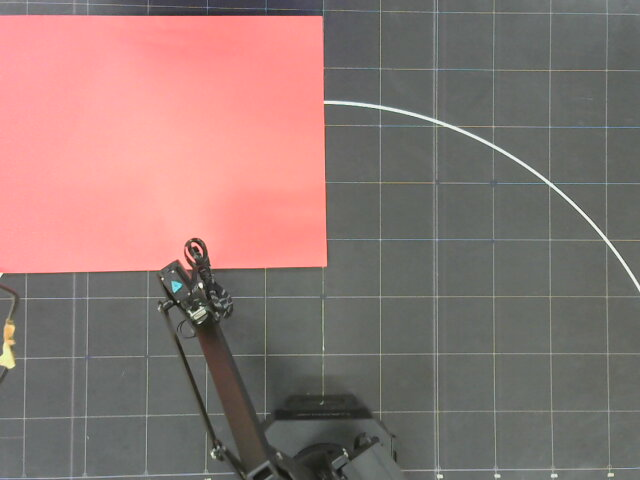
#> input picture Python/coin-sorter/backup/img/2018-04-16-195504.jpg, 640 x 480 px, given in place of the camera
$ python -i sorter.py   (imports and definitions only)   (older library calls are emulated)
#> lines starting #> are read from the running program, lines starting #| are printed output that depends on the picture
#> in findTarget, frame is the input picture: shape (480, 640, 3); mean B, G, R 115.8, 119.7, 142.3
### Python/coin-sorter/backup/import files/pyuf-master-mod1/uf/wrapper/swift_api.py
#!/usr/bin/env python3
# Software License Agreement (BSD License)
#
# Copyright (c) 2017, UFactory, Inc.
# All rights reserved.
#
# Author: Duke Fong <duke@ufactory.cc>


from time import sleep
from ..ufc import ufc_init
from ..swift import Swift
from ..utils.log import *
import re #custom package modification


# SERVO NUMBER INDEX
SERVO_BOTTOM = 0
SERVO_LEFT = 1
SERVO_RIGHT = 2
SERVO_HAND = 3

## EEPROM DATA TYPE INDEX
EEPROM_DATA_TYPE_BYTE = 1
EEPROM_DATA_TYPE_INTEGER = 2
EEPROM_DATA_TYPE_FLOAT = 4


class SwiftAPI():
    '''
    The API wrapper of swift and swift_pro
    default kwargs: dev_port = None, baud = 115200, filters = {'hwid': 'USB VID:PID=2341:0042'}
    '''
    def __init__(self, **kwargs):
        '''
        '''

        self._ufc = ufc_init()

        # init swift node:

        swift_iomap = {
            'pos_in':       'pos_to_dev',
            'pos_out':      'pos_from_dev',
            'buzzer':       'buzzer',
            'service':      'service',
            'gripper':      'gripper',
            'pump':         'pump',
            'limit_switch': 'limit_switch',
            'keys':         'keys',
            'key0':         'key0',
            'key1':         'key1',
            'ptc_sync':     'ptc_sync',
            'ptc_report':   'ptc_report',
            'ptc':          'ptc'
        }

        self._nodes = {}
        self._nodes['swift'] = Swift(self._ufc, 'swift', swift_iomap, **kwargs)


        # init swift_api node:

        self._ports = {
            'pos_to_dev':   {'dir': 'out', 'type': 'topic'},
            'pos_from_dev': {'dir': 'in', 'type': 'topic', 'callback': self._pos_from_dev_cb},
            'buzzer':       {'dir': 'out', 'type': 'topic'},
            'service':      {'dir': 'out', 'type': 'service'},
            'gripper':      {'dir': 'out', 'type': 'service'},
            'pump':         {'dir': 'out', 'type': 'service'},
            'limit_switch': {'dir': 'in', 'type': 'topic', 'callback': self._limit_switch_cb},
            'keys':         {'dir': 'out', 'type': 'service'},
            'key0':         {'dir': 'in', 'type': 'topic', 'callback': self._key0_cb},
            'key1':         {'dir': 'in', 'type': 'topic', 'callback': self._key1_cb},
            'ptc':          {'dir': 'out', 'type': 'service'}
        }

        self._iomap = {
            'pos_to_dev':   'pos_to_dev',
            'pos_from_dev': 'pos_from_dev',
            'buzzer':       'buzzer',
            'service':      'service',
            'gripper':      'gripper',
            'pump':         'pump',
            'limit_switch': 'limit_switch',
            'keys':         'keys',
            'key0':         'key0',
            'key1':         'key1',
            'ptc':          'ptc'
        }

        self.pos_from_dev_cb = None
        self.limit_switch_cb = None
        self.key0_cb = None
        self.key1_cb = None
        self._dev_info = None

        self._node = 'swift_api'
        self._logger = logging.getLogger(self._node)
        self._ufc.node_init(self._node, self._ports, self._iomap)


    # [4 lines left out: function _pos_from_dev_cb, not called in this run]

    def _limit_switch_cb(self, msg):
        if self.limit_switch_cb != None:
            self.limit_switch_cb(msg == 'on')

    def _key0_cb(self, msg):
        if self.key0_cb != None:
            self.key0_cb(msg)

    def _key1_cb(self, msg):
        if self.key1_cb != None:
            self.key1_cb(msg)

    # [569 lines left out: functions reset, send_cmd_sync, send_cmd_async, get_device_info, get_is_moving, flush_cmd and 24 more, not called in this run]

### Python/coin-sorter/backup/sorter.py
#SORTER.PY
#AUTHOR - MANOJ
#DATE: 16 April 2018

# [1 line not run here, left out]
import sys
import cv2
import numpy as np
import math
import os
import imutils


from time import sleep
from uf.wrapper.swift_api import SwiftAPI
from uf.utils.log import *
# [4 lines not run here, left out]
font = cv2.FONT_HERSHEY_SIMPLEX
# [1 line not run here, left out]
blurValue = [10,10]
# [1 line not run here, left out]
blurType = "A"

calibrationCircle = [0, 0, 0]
calibrationDefaultRadius = 30  # IN MM
calibrationDefaultXRange = 350  # IN MM
calibrationDefaultYRange = 100  # IN MM
copper  = 0


#Initializing UARM
# [1 line not run here, left out]
# [1 line that did not run here, left out]
# [8 lines not run here, left out]


# [107 lines left out: functions findarmpoint_using_circle, ShapeDetector, findarmpoint, not called in this run]


def gettingCirclesFromFrame(image):
    frameWidth = image.shape[0]
    circles = cv2.HoughCircles(image, cv2.HOUGH_GRADIENT, 1, frameWidth / 10, param1=100, param2=30, minRadius=1, maxRadius=100)
    return circles


def detectCoints(frame):
    print("Started detecting coins in the frame")
    print("Converting image to Grayscale")
    image = cv2.cvtColor(frame, cv2.COLOR_BGR2GRAY)
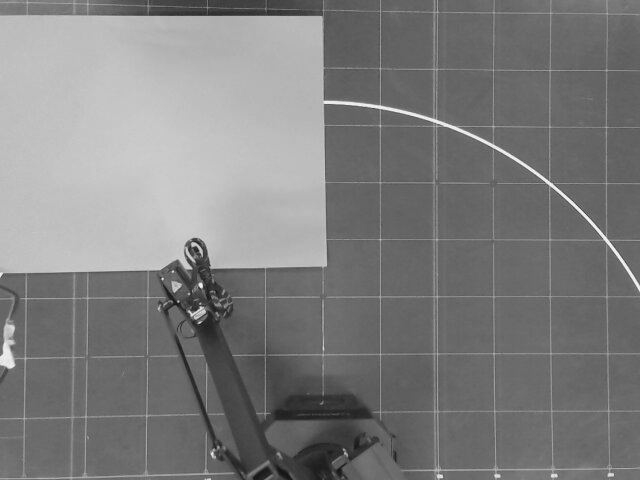
#> image: shape (480, 640); min 19, max 254, mean 126
    print("Image has been converted to Grayscales")

    image_hsv = cv2.cvtColor(frame, cv2.COLOR_BGR2HSV)
#> image_hsv: shape (480, 640, 3); mean H, S, V 48.3, 37, 145
    # cv2.imshow("image_hsv",image_hsv)
    # cv2.waitKey(0)

    global blurValue, blurType
    print("Current blur type "+ blurType)
    if(blurType == "M"):
        print("Adding median blur to the grayscale image")
        image = cv2.medianBlur(image, blurValue[0])
    elif(blurType == "A"):
        print("Adding average blur value to the grayscale image")
        image = cv2.blur(image,(blurValue[0],blurValue[1]))
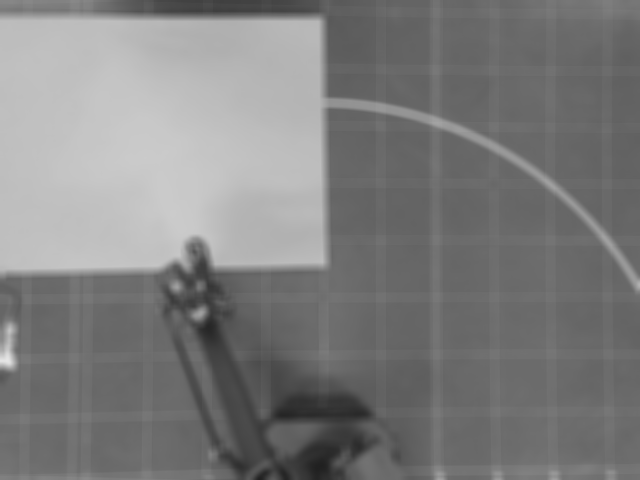
#> image: shape (480, 640); min 32, max 229, mean 126.1


    print("Get the frame size (H x W)")
    frameSize = image.shape
#> frameSize = (480, 640)
    print(frameSize)
#| (480, 640)

    circles = gettingCirclesFromFrame(image)
#> in gettingCirclesFromFrame, `circles = cv2.HoughCircles(image, cv2.HOUGH_GRADIENT, 1, frameWidth / ..`: circles = None
    print("Circles coordinations [X, Y, r]")
    print(circles)
#| None

    global calibrationCircle
    if(calibrationCircle[0] > 0):
        print("----------------Calibration circle coordinates are [X, Y, r]")
        print(calibrationCircle)
    targetCircle =[0, 0, 0]

    for i in circles[0, :]:
        center = (i[0], i[1])

        # IF THE GLOBAL VARIABLE CALIBRATIONCIRCL VALUE IS EQUAL TO THE CURRENT CIRCLE, SKIP FROM THE CALCULATION
        if(i[2] > calibrationCircle[2]-2 and calibrationCircle[2] >0 ):
            print("Skipping calibration circle from the detection")
        else:

            global copper
            pixel = image_hsv[int(i[1]),int(i[0])]

            lower =  np.array([pixel[0] - 10, pixel[1] - 10, pixel[2] - 40])

            if(lower[0] < 15 or lower[1] >80):
                copper = 1
                print("Copper true ####################")
            else:
                copper = 0
                print("Copper False ################")

            targetCircle = i
            return targetCircle

        cv2.circle(image, center, 1, (0, 100, 100), 1)
        cv2.circle(image, center, i[2], (0, 100, 100), 1)
#> this loop made 0 passes
#| (480, 640)
#| None
    #cv2.imshow('Frame',image)
    return targetCircle


def findTarget():
    print("Initializing the camera")
    print("Opening camera ID: 1 (0->Default camera 1-> External USB camera)")
    print("Capturing single frame from the camera")
    camera = cv2.VideoCapture(1)
    retval, frame = camera.read()
    print("Show the single captured frame")
    #cv2.imshow('Frame',frame)

    print("Releasing CV2 memory and stop camera")
    camera.release()
    cv2.destroyAllWindows()
    targetCircle = detectCoints(frame)
    print("The value of target circle")
    print(targetCircle)
    return targetCircle

# [146 lines left out: functions ratioConversion, getCoinValue, armmove, getCoinToPostion, armController, runProcess, not called in this run]

def main():
    print("Main function initiated")
    print("Calibration values at beginning")

    global calibrationCircle
    print("Finding calibration circle")
    calibrationCircle = findTarget()
    print("Calibration values are")
    print(calibrationCircle)

    print("========================= Waiting for the coins to be placed in the plane ===========================")
    sleep(2)
    runProcess()


# [1 line not run here, left out]

# [1 line that did not run here, left out]

>>> import cv2
>>> picture = cv2.imread('img/2018-04-16-195504.jpg')
#> (the run stopped early here; a loop or call above may not have finished)
